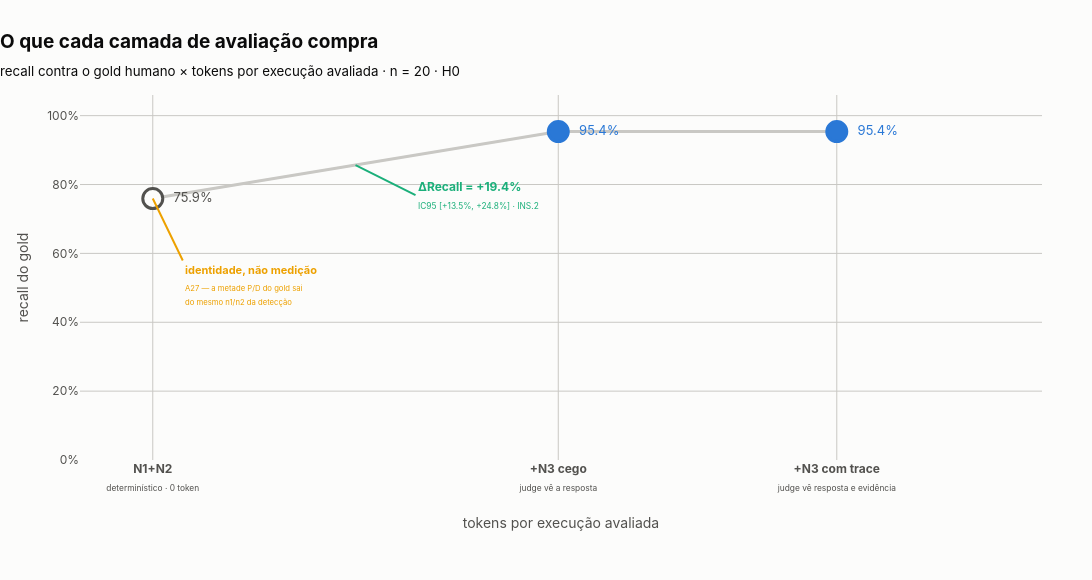

The notebook cell this image was saved under:
### Markdown cell above
---
## 3. A figura principal — custo × recall

**Como ler.** Cada ponto é uma configuração do avaliador. Subir é detectar mais do gold; ir para a
direita é pagar mais por execução avaliada. A hipótese H0 prevê **retorno decrescente**: o
primeiro salto compra muito, o segundo compra pouco.

⚠️ **O primeiro ponto está marcado com contorno tracejado, e o motivo não é estético.** O recall
da camada determinística é **identidade, não medição** (A27): a metade P/D/C5 do gold é derivada
do mesmo `n1`/`n2` que a detecção. Lê-lo como "a camada barata já pega três quartos" é o erro que
o `METRICAS §11` existe para impedir. O que a figura mede de verdade é a **diferença** entre os
pontos — e é por isso que `METRICAS §7` marca a INS.2, e não a INS.1, como o número da hipótese.

### Code cell
TINTA, TINTA2, SUPERFICIE = fg.TINTA, fg.TINTA2, fg.SUPERFICIE
AZUL, AMBAR, VERDE, CINZA = fg.AZUL, fg.AMBAR, fg.VERDE, fg.CINZA

# O nome da camada é TICK do eixo x, e não anotação solta: anotação em `yref="paper"` cai
# em cima do título do eixo, e o overlap só aparece no PNG exportado — nunca no notebook.
ROTULO_DA_CAMADA = {
    "n1n2": "<b>N1+N2</b><br><sub>determinístico · 0 token</sub>",
    "n1n2n3_cego": "<b>+N3 cego</b><br><sub>judge vê a resposta</sub>",
    "n1n2n3_com_trace": "<b>+N3 com trace</b><br><sub>judge vê resposta e evidência</sub>",
}

x = [custos[c] for c in CAMADAS]
y = [tabela.loc[c, "recall"] for c in CAMADAS]

fig = go.Figure()
fig.add_scatter(
    x=x, y=y, mode="lines", line=dict(color=CINZA, width=3), showlegend=False, hoverinfo="skip"
)
# O ponto de identidade primeiro, com contorno tracejado; os dois medidos, sólidos.
fig.add_scatter(
    x=x[:1], y=y[:1], mode="markers+text", showlegend=False,
    marker=dict(size=20, color=SUPERFICIE, line=dict(color=TINTA2, width=3)),
    text=[f"  {y[0]:.1%}"], textposition="middle right",
    textfont=dict(color=TINTA2, size=13),
    hovertemplate="N1+N2 · recall %{y:.1%} · 0 token<extra></extra>",
)
fig.add_scatter(
    x=x[1:], y=y[1:], mode="markers+text", showlegend=False,
    marker=dict(size=20, color=AZUL, line=dict(color=AZUL, width=3)),
    text=[f"  {v:.1%}" for v in y[1:]], textposition="middle right",
    textfont=dict(color=AZUL, size=13),
    hovertemplate="recall %{y:.1%} · %{x:,.0f} tokens<extra></extra>",
)

fig.add_annotation(
    x=x[0], y=y[0], ax=30, ay=62, showarrow=True, arrowhead=0, arrowcolor=AMBAR, arrowwidth=2,
    text="<b>identidade, não medição</b><br><sub>A27 — a metade P/D do gold sai<br>do mesmo n1/n2 da detecção</sub>",
    font=dict(color=AMBAR, size=11), align="left", xanchor="left", yanchor="top",
)

ganho = ganho_incremental(itens)
fig.add_annotation(
    x=(x[0] + x[1]) / 2, y=(y[0] + y[1]) / 2, ax=60, ay=30, showarrow=True, arrowhead=0,
    arrowcolor=VERDE, arrowwidth=2, xanchor="left",
    text=(f"<b>ΔRecall = {ganho.delta:+.1%}</b><br>"
          f"<sub>IC95 [{ganho.ic95[0]:+.1%}, {ganho.ic95[1]:+.1%}] · INS.2</sub>"),
    font=dict(color=VERDE, size=12), align="left",
)

fig.update_layout(
    title=dict(
        text=("<b>O que cada camada de avaliação compra</b><br>"
              "<sub>recall contra o gold humano × tokens por execução avaliada · n = 20 · H0</sub>"),
        font=dict(color=TINTA, size=19), x=0, xanchor="left",
    ),
    xaxis=dict(
        title=dict(text="tokens por execução avaliada", standoff=26),
        gridcolor=CINZA, zeroline=False, range=[-900, max(x) * 1.30],
        tickmode="array", tickvals=x,
        ticktext=[ROTULO_DA_CAMADA[c] for c in CAMADAS],
    ),
    yaxis=dict(title="recall do gold", tickformat=".0%", gridcolor=CINZA,
               range=[0, 1.06], zeroline=False),
    plot_bgcolor=SUPERFICIE, paper_bgcolor=SUPERFICIE, font=dict(color=TINTA2, family=fg.FAMILIA),
    width=fg.LARGURA, height=580, margin=dict(l=80, r=50, t=95, b=120),
)
fg.exportar(fig, "fig05_custo_recall_h0", FIGURAS)
fig.show()

### Figure 1 — Plotly figure (JSON) as saved in the notebook; plotly's stock layout.template omitted (floating-point values rounded to 4 significant figures)
{"data": [{"hoverinfo": "skip", "line": {"color": "#c9c8c4", "width": 3}, "mode": "lines", "showlegend": false, "type": "scatter", "x": [0.0, 5015.0, 8460.0], "y": [0.7593, 0.9537, 0.9537]}, {"hovertemplate": "N1+N2 · recall %{y:.1%} · 0 token<extra></extra>", "marker": {"color": "#fcfcfb", "line": {"color": "#52514e", "width": 3}, "size": 20}, "mode": "markers+text", "showlegend": false, "text": ["  75.9%"], "textfont": {"color": "#52514e", "size": 13}, "textposition": "middle right", "type": "scatter", "x": [0.0], "y": [0.7593]}, {"hovertemplate": "recall %{y:.1%} · %{x:,.0f} tokens<extra></extra>", "marker": {"color": "#2a78d6", "line": {"color": "#2a78d6", "width": 3}, "size": 20}, "mode": "markers+text", "showlegend": false, "text": ["  95.4%", "  95.4%"], "textfont": {"color": "#2a78d6", "size": 13}, "textposition": "middle right", "type": "scatter", "x": [5015.0, 8460.0], "y": [0.9537, 0.9537]}], "layout": {"annotations": [{"align": "left", "arrowcolor": "#eda100", "arrowhead": 0, "arrowwidth": 2, "ax": 30, "ay": 62, "font": {"color": "#eda100", "size": 11}, "showarrow": true, "text": "<b>identidade, não medição</b><br><sub>A27 — a metade P/D do gold sai<br>do mesmo n1/n2 da detecção</sub>", "x": 0.0, "xanchor": "left", "y": 0.7593, "yanchor": "top"}, {"align": "left", "arrowcolor": "#1baf7a", "arrowhead": 0, "arrowwidth": 2, "ax": 60, "ay": 30, "font": {"color": "#1baf7a", "size": 12}, "showarrow": true, "text": "<b>ΔRecall = +19.4%</b><br><sub>IC95 [+13.5%, +24.8%] · INS.2</sub>", "x": 2508.0, "xanchor": "left", "y": 0.8565}], "font": {"color": "#52514e", "family": "Inter, Helvetica, Arial, sans-serif"}, "height": 580, "margin": {"b": 120, "l": 80, "r": 50, "t": 95}, "paper_bgcolor": "#fcfcfb", "plot_bgcolor": "#fcfcfb", "title": {"font": {"color": "#0b0b0b", "size": 19}, "text": "<b>O que cada camada de avaliação compra</b><br><sub>recall contra o gold humano × tokens por execução avaliada · n = 20 · H0</sub>", "x": 0, "xanchor": "left"}, "width": 1180, "xaxis": {"gridcolor": "#c9c8c4", "range": [-900, 11000.0], "tickmode": "array", "ticktext": ["<b>N1+N2</b><br><sub>determinístico · 0 token</sub>", "<b>+N3 cego</b><br><sub>judge vê a resposta</sub>", "<b>+N3 com trace</b><br><sub>judge vê resposta e evidência</sub>"], "tickvals": [0.0, 5015.0, 8460.0], "title": {"standoff": 26, "text": "tokens por execução avaliada"}, "zeroline": false}, "yaxis": {"gridcolor": "#c9c8c4", "range": [0, 1.06], "tickformat": ".0%", "title": {"text": "recall do gold"}, "zeroline": false}}}
